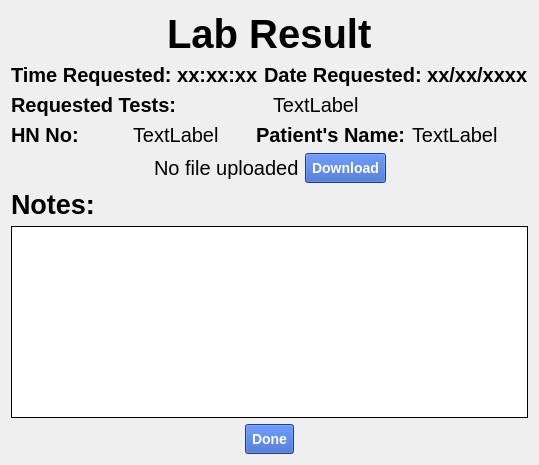
                 <widget class="QWidget" name="received_reply">
                  <layout class="QVBoxLayout" name="verticalLayout_67">
                   <item>
                    <layout class="QHBoxLayout" name="horizontalLayout_123">
                     <item>
                      <spacer name="horizontalSpacer_137">
                       <property name="orientation">
                        <enum>Qt::Horizontal</enum>
                       </property>
                       <property name="sizeHint" stdset="0">
                        <size>
                         <width>40</width>
                         <height>20</height>
                        </size>
                       </property>
                      </spacer>
                     </item>
                     <item>
                      <widget class="QLabel" name="label_87">
                       <property name="styleSheet">
                        <string notr="true">font:30pt;
font-weight: bold; </string>
                       </property>
                       <property name="text">
                        <string>Lab Result</string>
                       </property>
                      </widget>
                     </item>
                     <item>
                      <spacer name="horizontalSpacer_138">
                       <property name="orientation">
                        <enum>Qt::Horizontal</enum>
                       </property>
                       <property name="sizeHint" stdset="0">
                        <size>
                         <width>40</width>
                         <height>20</height>
                        </size>
                       </property>
                      </spacer>
                     </item>
                    </layout>
                   </item>
                   <item>
                    <layout class="QHBoxLayout" name="horizontalLayout_121">
                     <item>
                      <widget class="QLabel" name="dat_request_4">
                       <property name="styleSheet">
                        <string notr="true">font:15pt;
font-weight: bold; </string>
                       </property>
                       <property name="text">
                        <string>Time Requested: xx:xx:xx</string>
                       </property>
                      </widget>
                     </item>
                     <item>
                      <widget class="QLabel" name="date_request_3">
                       <property name="styleSheet">
                        <string notr="true">font:15pt;
font-weight: bold; </string>
                       </property>
                       <property name="text">
                        <string>Date Requested: xx/xx/xxxx</string>
                       </property>
                      </widget>
                     </item>
                    </layout>
                   </item>
                   <item>
                    <layout class="QHBoxLayout" name="horizontalLayout_126">
                     <item>
                      <widget class="QLabel" name="label_88">
                       <property name="styleSheet">
                        <string notr="true">font:15pt;
font-weight: bold; </string>
                       </property>
                       <property name="text">
                        <string>Requested Tests:</string>
                       </property>
                      </widget>
                     </item>
                     <item>
                      <widget class="QLabel" name="case_type_3">
                       <property name="styleSheet">
                        <string notr="true">font:15pt;</string>
                       </property>
                       <property name="text">
                        <string>TextLabel</string>
                       </property>
                      </widget>
                     </item>
                    </layout>
                   </item>
                   <item>
                    <layout class="QHBoxLayout" name="horizontalLayout_122">
                     <item>
                      <widget class="QLabel" name="label_89">
                       <property name="styleSheet">
                        <string notr="true">font:15pt;
font-weight: bold; </string>
                       </property>
                       <property name="text">
                        <string>HN No:</string>
                       </property>
                      </widget>
                     </item>
                     <item>
                      <widget class="QLabel" name="lab_request_hn_no_3">
                       <property name="styleSheet">
                        <string notr="true">font:15pt;</string>
                       </property>
                       <property name="text">
                        <string>TextLabel</string>
                       </property>
                      </widget>
                     </item>
                     <item>
                      <widget class="QLabel" name="label_90">
                       <property name="styleSheet">
                        <string notr="true">font:15pt;
font-weight: bold; </string>
                       </property>
                       <property name="text">
                        <string>Patient's Name:</string>
                       </property>
                      </widget>
                     </item>
                     <item>
                      <widget class="QLabel" name="lab_request_patient_name_3">
                       <property name="styleSheet">
                        <string notr="true">font:15pt;</string>
                       </property>
                       <property name="text">
                        <string>TextLabel</string>
                       </property>
                      </widget>
                     </item>
                    </layout>
                   </item>
                   <item>
                    <layout class="QHBoxLayout" name="horizontalLayout_124">
                     <item>
                      <spacer name="horizontalSpacer_139">
                       <property name="orientation">
                        <enum>Qt::Horizontal</enum>
                       </property>
                       <property name="sizeHint" stdset="0">
                        <size>
                         <width>40</width>
                         <height>20</height>
                        </size>
                       </property>
                      </spacer>
                     </item>
                     <item>
                      <widget class="QLabel" name="label_91">
                       <property name="styleSheet">
                        <string notr="true">font:15pt;</string>
                       </property>
                       <property name="text">
                        <string>No file uploaded</string>
                       </property>
                      </widget>
                     </item>
                     <item>
                      <widget class="QPushButton" name="download_button">
                       <property name="styleSheet">
                        <string notr="true">QPushButton#download_button {
	background-color: rgb(39, 86, 193);
	color: white;
	padding: 6px;
    font: bold 14px;
}
QPushButton#download_button:hover {
    background-color: black;
	color: white;
    border-style: inset;
}</string>
                       </property>
                       <property name="text">
                        <string>Download</string>
                       </property>
                      </widget>
                     </item>
                     <item>
                      <spacer name="horizontalSpacer_140">
                       <property name="orientation">
                        <enum>Qt::Horizontal</enum>
                       </property>
                       <property name="sizeHint" stdset="0">
                        <size>
                         <width>40</width>
                         <height>20</height>
                        </size>
                       </property>
                      </spacer>
                     </item>
                    </layout>
                   </item>
                   <item>
                    <widget class="QLabel" name="label_92">
                     <property name="styleSheet">
                      <string notr="true">font:20pt;
font-weight: bold; </string>
                     </property>
                     <property name="text">
                      <string>Notes:</string>
                     </property>
                    </widget>
                   </item>
                   <item>
                    <widget class="QTextEdit" name="textEdit">
                     <property name="styleSheet">
                      <string notr="true">background-color: white;
border: 1px solid black;</string>
                     </property>
                     <property name="readOnly">
                      <bool>true</bool>
                     </property>
                    </widget>
                   </item>
                   <item>
                    <layout class="QHBoxLayout" name="horizontalLayout_125">
                     <item>
                      <spacer name="horizontalSpacer_141">
                       <property name="orientation">
                        <enum>Qt::Horizontal</enum>
                       </property>
                       <property name="sizeHint" stdset="0">
                        <size>
                         <width>40</width>
                         <height>20</height>
                        </size>
                       </property>
                      </spacer>
                     </item>
                     <item>
                      <widget class="QPushButton" name="backBT2">
                       <property name="styleSheet">
                        <string notr="true">QPushButton#backBT2 {
	background-color: rgb(39, 86, 193);
	color: white;
	padding: 6px;
    font: bold 14px;
}
QPushButton#backBT2:hover {
    background-color: black;
	color: white;
    border-style: inset;
}</string>
                       </property>
                       <property name="text">
                        <string>Done</string>
                       </property>
                      </widget>
                     </item>
                     <item>
                      <spacer name="horizontalSpacer_142">
                       <property name="orientation">
                        <enum>Qt::Horizontal</enum>
                       </property>
                       <property name="sizeHint" stdset="0">
                        <size>
                         <width>40</width>
                         <height>20</height>
                        </size>
                       </property>
                      </spacer>
                     </item>
                    </layout>
                   </item>
                  </layout>
                 </widget>
